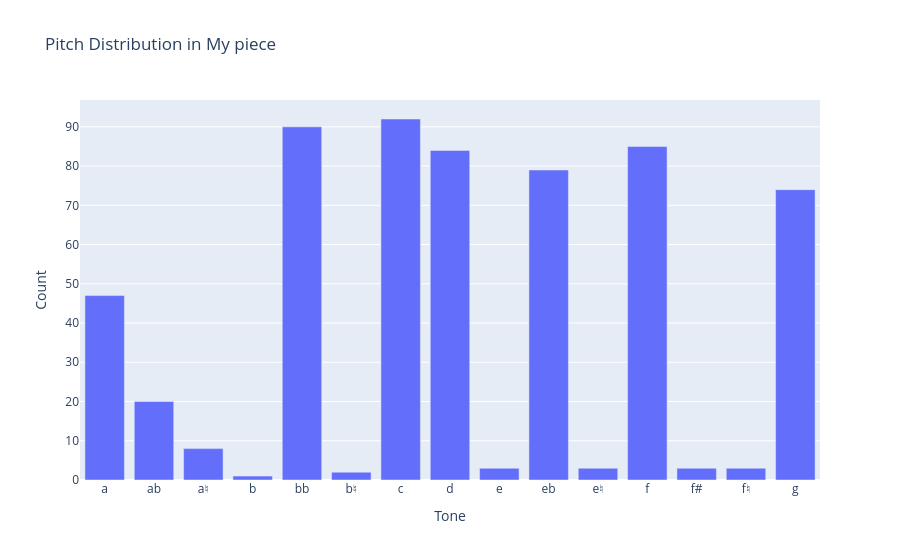

The notebook cell saved with this chart:
### Markdown cell above
### 5G. A Chart of Pitch Classes

You can adapt this as needed . .

### Code cell
fig = px.bar(counted_notes, 
             x='Pitch_Class', 
             y="Count", 
             title="Pitch Distribution in My piece")
fig.update_xaxes(title_text="Tone")
fig.update_yaxes(title_text="Count")
fig.show()

### Figure 1 — Plotly figure (JSON) as saved in the notebook; plotly's stock layout.template omitted (floating-point values rounded to 4 significant figures)
{"data": [{"alignmentgroup": "True", "hovertemplate": "Pitch_Class=%{x}<br>Count=%{y}<extra></extra>", "legendgroup": "", "marker": {"color": "#636efa", "pattern": {"shape": ""}}, "name": "", "offsetgroup": "", "orientation": "v", "showlegend": false, "textposition": "auto", "type": "bar", "x": ["a", "ab", "a♮", "b", "bb", "b♮", "c", "d", "e", "eb", "e♮", "f", "f#", "f♮", "g"], "xaxis": "x", "y": [47, 20, 8, 1, 90, 2, 92, 84, 3, 79, 3, 85, 3, 3, 74], "yaxis": "y"}], "layout": {"autosize": true, "barmode": "relative", "legend": {"tracegroupgap": 0}, "title": {"text": "Pitch Distribution in My piece"}, "xaxis": {"anchor": "y", "autorange": true, "domain": [0, 1], "range": [-0.5, 14.5], "title": {"text": "Tone"}, "type": "category"}, "yaxis": {"anchor": "x", "autorange": true, "domain": [0, 1], "range": [0, 96.84], "title": {"text": "Count"}, "type": "linear"}}}
